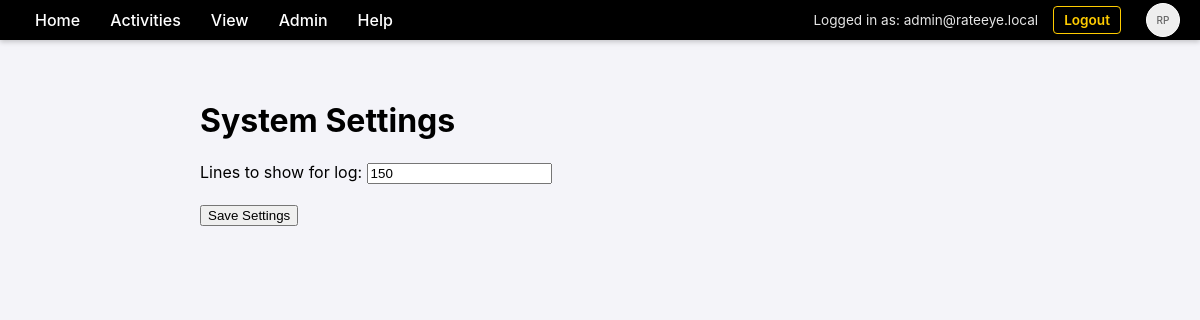
Page /settings/system (signed in) on the committed database.
### database.py (models this page shows)
class User(Base):
    __tablename__ = "users"
    id = Column(Integer, primary_key=True, index=True)
    username = Column(String, unique=True, index=True)
    email = Column(String, unique=True, index=True)
    hashed_password = Column(String, nullable=True)
    is_authorized = Column(Boolean, default=True)
    force_password_change = Column(Boolean, default=False)
    provider = Column(String, default="local")
    profile_json = Column(Text, nullable=True)
    photo_url = Column(String, nullable=True)
    settings = relationship("UserSetting", back_populates="user", cascade="all, delete-orphan")
    roles = relationship("Role", secondary=user_roles, back_populates="users")
    permissions = relationship("Permission", back_populates="user", cascade="all, delete-orphan")

class SystemSetting(Base):
    __tablename__ = "system_settings"
    name = Column(String, primary_key=True, index=True)
    value = Column(String)

### main.py (the view)
@app.get("/settings/system", response_class=HTMLResponse, tags=[PageType.SETTINGS])
async def system_settings_page(
    request: Request,
    accept_language: str = Header(None),
    user: User = Depends(login_required),
    db: Session = Depends(get_db),
):
    t = get_text(accept_language)
    line_count = get_system_setting(db, "log_lines", "100")
    logger.info(f"System settings page accessed by {user.email}.")
    return templates.TemplateResponse(
        request, "system_settings.html", {"t": t, "line_count": line_count, "user": user}
    )

### templates/system_settings.html (shortened to what this page needs)
{% extends "base.html" %}
{% block content %}
    <h1>{{ t.heading_system_settings }}</h1>
    <div style="margin-bottom: 30px;">
        <form action="/settings/system" method="post">
            <label for="log_lines">{{ t.label_log_lines }}</label>
            <input type="number" id="log_lines" name="log_lines" value="{{ line_count }}">
            <br><br>
            <button type="submit">{{ t.btn_save }}</button>
        </form>
    </div>
{% endblock %}

### templates/base.html (shortened to what this page needs)
<!DOCTYPE html>
<html>
<head>
    <link rel="stylesheet" href="/static/css/style.css">
</head>
<body>
    <div class="menu-bar">
        <div class="menu-item" data-href="/">{{ t.item_home or 'Home' }}</div>
        <div class="menu-item">{{ t.menu_activities or 'Activities' }}
        </div>
        <div class="menu-item">{{ t.menu_view }}
        </div>
        <div class="menu-item">{{ t.menu_admin or 'Admin' }}
        </div>
        <div class="menu-item">{{ t.menu_help }}
        </div>
        <div class="user-info">
            {% if user %}
                <span>{{ t.msg_logged_in_as }} {{ user.email }}</span>
                <a href="/logout" style="margin-right: 15px;">{{ t.nav_logout }}</a>
                <div class="menu-item" style="padding: 0;">
                    {% if user.photo_url %}
                        <img src="{{ user.photo_url }}" class="user-photo" alt="User Photo">
                    {% else %}
                        <div class="user-photo" style="display: flex; align-items: center; justify-content: center; font-size: 10px; color: #666;">
                            RP
                        </div>
                    {% endif %}
                </div>
            {% else %}
                <a href="/login">{{ t.nav_login }}</a>
                <a href="/register">{{ t.nav_register }}</a>
            {% endif %}
        </div>
    </div>
    <div class="content">
        {% block content %}{% endblock %}
    </div>
</body>
</html>

### static/css/style.css (style rules this page uses)
body { font-family: -apple-system, BlinkMacSystemFont, "Segoe UI", Roboto, Helvetica, Arial, sans-serif; margin: 0; padding: 0; background-color: #f4f4f9; }
.menu-bar { background-color: #000000; color: #ffffff; display: flex; padding: 0 20px; align-items: stretch; box-shadow: 0 2px 5px rgba(0,0,0,0.2); height: 40px; }
.menu-item { position: relative; padding: 0 15px; cursor: pointer; font-weight: 500; display: flex; align-items: center; }
.content { padding: 40px; max-width: 800px; margin: 0 auto; }
.user-info { margin-left: auto; display: flex; align-items: center; color: white; font-size: 0.85em; }
.user-info span { margin-right: 15px; opacity: 0.9; }
.user-info a { color: #ffcc00; font-weight: 600; text-decoration: none; padding: 5px 10px; border: 1px solid #ffcc00; border-radius: 4px; }
.user-photo { width: 32px; height: 32px; border-radius: 50%; background: #eee; margin-left: 10px; object-fit: cover; border: 1px solid #fff; }

### rows in the picture
User: username "Admin", email "admin@rateeye.local"
SystemSetting: log_lines "150"

### other values in the picture
{{ t.item_home or 'Home' }} "Home"
{{ t.menu_activities or 'Activities' }} "Activities"
{{ t.menu_view }} "View"
{{ t.menu_help }} "Help"
{{ t.msg_logged_in_as }} "Logged in as:"
{{ t.nav_logout }} "Logout"
{{ t.heading_system_settings }} "System Settings"
{{ t.label_log_lines }} "Lines to show for log:"
{{ t.btn_save }} "Save Settings"
